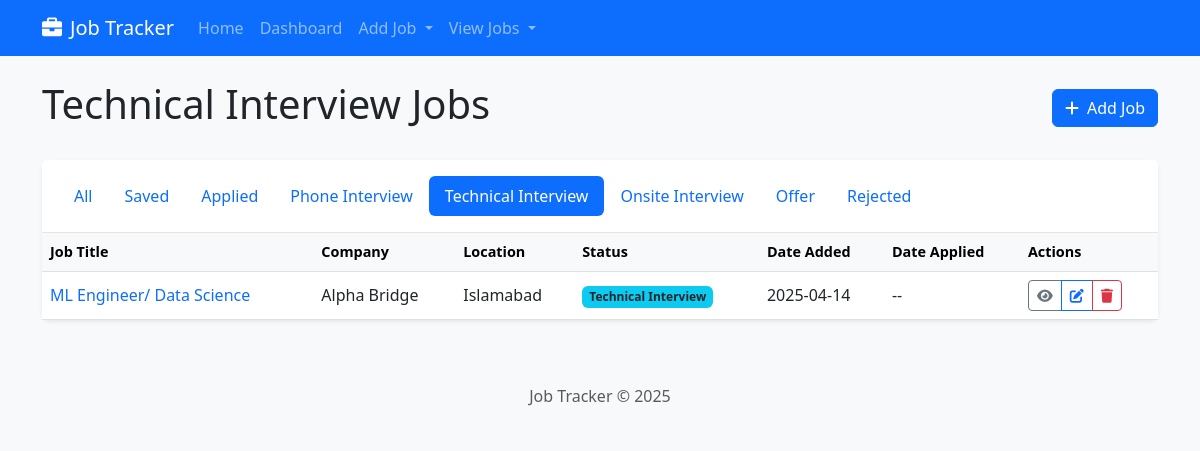
/jobs/jobs?status=Technical+Interview, run on the app's committed database.
### job_tracker/models.py (models this page shows, shortened)
class Job(db.Model):
    id = db.Column(db.Integer, primary_key=True)
    title = db.Column(db.String(100), nullable=False)
    company = db.Column(db.String(100), nullable=False)
    location = db.Column(db.String(100))
    description = db.Column(db.Text)
    url = db.Column(db.String(500))
    salary = db.Column(db.String(100))
    job_type = db.Column(db.String(50))  # Full-time, Part-time, Contract, etc.
    date_posted = db.Column(db.DateTime)
    date_added = db.Column(db.DateTime, default=datetime.utcnow)
    status = db.Column(db.String(50), default='Saved')  # Saved, Applied, Interview, Offer, Rejected
    date_applied = db.Column(db.DateTime)
    parsed_data = db.Column(db.Text)  # JSON string with structured job description data
    company_data = db.Column(db.Text)  # JSON string with structured company information
    company_reviews = db.Column(db.Text)  # JSON string with structured company reviews
    notes = db.relationship('Note', backref='job', lazy=True, cascade="all, delete-orphan")
    contacts = db.relationship('Contact', backref='job', lazy=True, cascade="all, delete-orphan")

### job_tracker/routes/job_routes.py (the view)
@job_bp.route('/jobs')
def list_jobs():
    status_filter = request.args.get('status', None)
    if status_filter and status_filter != 'All':
        jobs = Job.query.filter_by(status=status_filter).order_by(Job.date_added.desc()).all()
    else:
        jobs = Job.query.order_by(Job.date_added.desc()).all()
    return render_template('jobs/list.html', jobs=jobs, current_status=status_filter or 'All')

### templates/jobs/list.html (shortened to what this page needs)
{% extends 'base.html' %}
{% block content %}
<div class="d-flex justify-content-between align-items-center mb-4">
    <h1>{{ current_status }} Jobs</h1>
    <div>
        <a href="{{ url_for('job.add_job') }}" class="btn btn-primary">
            <i class="fas fa-plus me-1"></i> Add Job
        </a>
    </div>
</div>
<div class="card shadow-sm">
    <div class="card-header bg-white">
        <ul class="nav nav-pills">
            <li class="nav-item">
                <a class="nav-link {% if current_status == 'All' %}active{% endif %}"
                   href="{{ url_for('job.list_jobs', status='All') }}">All</a>
            </li>
            <li class="nav-item">
                <a class="nav-link {% if current_status == 'Saved' %}active{% endif %}"
                   href="{{ url_for('job.list_jobs', status='Saved') }}">Saved</a>
            </li>
            <li class="nav-item">
                <a class="nav-link {% if current_status == 'Applied' %}active{% endif %}"
                   href="{{ url_for('job.list_jobs', status='Applied') }}">Applied</a>
            </li>
            <li class="nav-item">
                <a class="nav-link {% if current_status == 'Phone Interview' %}active{% endif %}"
                   href="{{ url_for('job.list_jobs', status='Phone Interview') }}">Phone Interview</a>
            </li>
            <li class="nav-item">
                <a class="nav-link {% if current_status == 'Technical Interview' %}active{% endif %}"
                   href="{{ url_for('job.list_jobs', status='Technical Interview') }}">Technical Interview</a>
            </li>
            <li class="nav-item">
                <a class="nav-link {% if current_status == 'Onsite Interview' %}active{% endif %}"
                   href="{{ url_for('job.list_jobs', status='Onsite Interview') }}">Onsite Interview</a>
            </li>
            <li class="nav-item">
                <a class="nav-link {% if current_status == 'Offer' %}active{% endif %}"
                   href="{{ url_for('job.list_jobs', status='Offer') }}">Offer</a>
            </li>
            <li class="nav-item">
                <a class="nav-link {% if current_status == 'Rejected' %}active{% endif %}"
                   href="{{ url_for('job.list_jobs', status='Rejected') }}">Rejected</a>
            </li>
        </ul>
    </div>
    <div class="card-body p-0">
        {% if jobs %}
            <div class="table-responsive">
                <table class="table table-hover mb-0">
                    <thead class="table-light">
                        <tr>
                            <th>Job Title</th>
                            <th>Company</th>
                            <th>Location</th>
                            <th>Status</th>
                            <th>Date Added</th>
                            <th>Date Applied</th>
                            <th>Actions</th>
                        </tr>
                    </thead>
                    <tbody>
                        {% for job in jobs %}
                        <tr>
                            <td>
                                <a href="{{ url_for('job.view_job', job_id=job.id) }}" class="text-decoration-none">
                                    {{ job.title }}
                                </a>
                            </td>
                            <td>{{ job.company }}</td>
                            <td>{{ job.location }}</td>
                            <td>
                                {% if job.status == 'Saved' %}
                                <span class="badge bg-secondary">{{ job.status }}</span>
                                {% elif job.status == 'Applied' %}
                                <span class="badge bg-primary">{{ job.status }}</span>
                                {% elif job.status in ['Phone Interview', 'Technical Interview', 'Onsite Interview'] %}
                                <span class="badge bg-info text-dark">{{ job.status }}</span>
                                {% elif job.status == 'Offer' %}
                                <span class="badge bg-success">{{ job.status }}</span>
                                {% elif job.status == 'Rejected' %}
                                <span class="badge bg-danger">{{ job.status }}</span>
                                {% else %}
                                <span class="badge bg-secondary">{{ job.status }}</span>
                                {% endif %}
                            </td>
                            <td>{{ job.date_added.strftime('%Y-%m-%d') }}</td>
                            <td>
                                {% if job.date_applied %}
                                {{ job.date_applied.strftime('%Y-%m-%d') }}
                                {% else %}
                                --
                                {% endif %}
                            </td>
                            <td>
                                <div class="btn-group">
                                    <a href="{{ url_for('job.view_job', job_id=job.id) }}"
                                       class="btn btn-sm btn-outline-secondary" title="View">
                                        <i class="fas fa-eye"></i>
                                    </a>
                                    <a href="{{ url_for('job.edit_job', job_id=job.id) }}"
                                       class="btn btn-sm btn-outline-primary" title="Edit">
                                        <i class="fas fa-edit"></i>
                                    </a>
                                    <button type="button" class="btn btn-sm btn-outline-danger"
                                            data-bs-toggle="modal" data-bs-target="#deleteJobModal{{ job.id }}" title="Delete">
                                        <i class="fas fa-trash"></i>
                                    </button>
                                </div>
                            </td>
                        </tr>
                        {% endfor %}
                    </tbody>
                </table>
            </div>
        {% endif %}
    </div>
</div>
{% endblock %}

### static/css/style.css (style rules this page uses)
body { min-height: 100vh; display: flex; flex-direction: column; background-color: #f8f9fa; }
.card { border-radius: 0.5rem; border: none; box-shadow: 0 0.125rem 0.25rem rgba(0, 0, 0, 0.075); transition: all 0.2s ease-in-out; }
.card-header { background-color: #fff; border-bottom: 1px solid rgba(0, 0, 0, 0.1); padding: 1rem; }
.card-body { padding: 1.25rem; }
.badge { padding: 0.4em 0.6em; }
.table th { font-weight: 600; font-size: 0.9rem; }
.table td { vertical-align: middle; }

### data on the page
Job: status "Technical Interview", title "ML Engineer/ Data Science", company "Alpha Bridge", location "Islamabad", date_added "2025-04-14"
